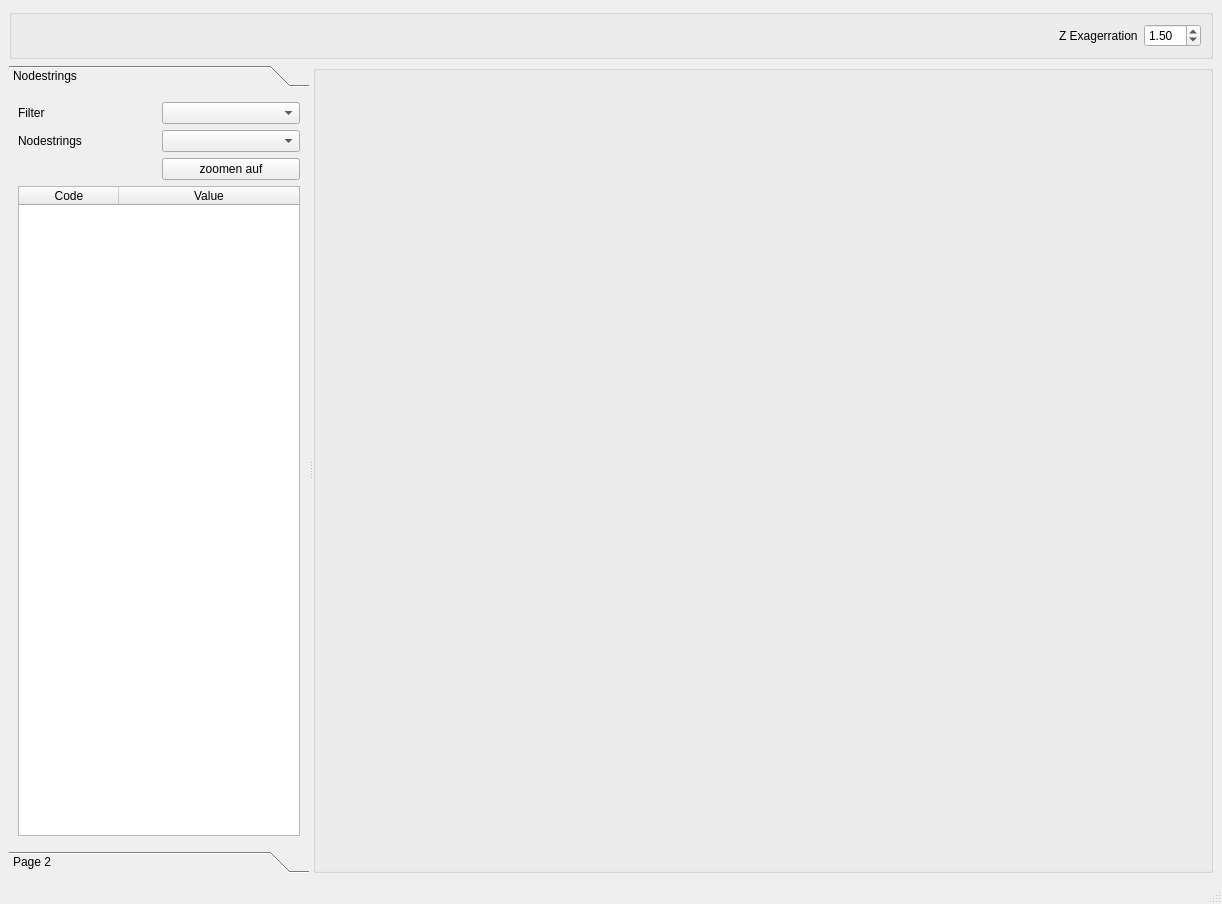
<?xml version="1.0" encoding="UTF-8"?>
<ui version="4.0">
 <class>MainWindow</class>
 <widget class="QMainWindow" name="MainWindow">
  <property name="geometry">
   <rect>
    <x>0</x>
    <y>0</y>
    <width>1163</width>
    <height>904</height>
   </rect>
  </property>
  <property name="windowTitle">
   <string>MainWindow</string>
  </property>
  <widget class="QWidget" name="centralwidget">
   <layout class="QGridLayout" name="gridLayout">
    <item row="0" column="0">
     <widget class="QGroupBox" name="groupBox_2">
      <property name="maximumSize">
       <size>
        <width>16777215</width>
        <height>50</height>
       </size>
      </property>
      <property name="title">
       <string/>
      </property>
      <property name="flat">
       <bool>true</bool>
      </property>
      <layout class="QGridLayout" name="gridLayout_3">
       <item row="0" column="1">
        <widget class="QPushButton" name="orbitView">
         <property name="text">
          <string/>
         </property>
         <property name="icon">
          <iconset>
           <normaloff>icons/WorldView.png</normaloff>icons/WorldView.png</iconset>
         </property>
         <property name="iconSize">
          <size>
           <width>25</width>
           <height>25</height>
          </size>
         </property>
         <property name="flat">
          <bool>true</bool>
         </property>
        </widget>
       </item>
       <item row="0" column="0">
        <widget class="QPushButton" name="planView">
         <property name="styleSheet">
          <string notr="true">QPushButton{
margin:0px;
border:0px;
padding:0px;
}</string>
         </property>
         <property name="text">
          <string/>
         </property>
         <property name="icon">
          <iconset>
           <normaloff>icons/PlanView.png</normaloff>icons/PlanView.png</iconset>
         </property>
         <property name="iconSize">
          <size>
           <width>25</width>
           <height>25</height>
          </size>
         </property>
         <property name="autoDefault">
          <bool>false</bool>
         </property>
         <property name="flat">
          <bool>true</bool>
         </property>
        </widget>
       </item>
       <item row="0" column="3">
        <widget class="QLabel" name="label">
         <property name="text">
          <string>Z Exagerration</string>
         </property>
        </widget>
       </item>
       <item row="0" column="2">
        <spacer name="horizontalSpacer">
         <property name="orientation">
          <enum>Qt::Horizontal</enum>
         </property>
         <property name="sizeHint" stdset="0">
          <size>
           <width>40</width>
           <height>20</height>
          </size>
         </property>
        </spacer>
       </item>
       <item row="0" column="4">
        <widget class="QDoubleSpinBox" name="zfak">
         <property name="minimum">
          <double>0.010000000000000</double>
         </property>
         <property name="value">
          <double>1.500000000000000</double>
         </property>
        </widget>
       </item>
      </layout>
     </widget>
    </item>
    <item row="1" column="0">
     <widget class="QSplitter" name="splitter">
      <property name="orientation">
       <enum>Qt::Horizontal</enum>
      </property>
      <widget class="QToolBox" name="nsBox">
       <property name="minimumSize">
        <size>
         <width>300</width>
         <height>0</height>
        </size>
       </property>
       <property name="currentIndex">
        <number>0</number>
       </property>
       <widget class="QWidget" name="page_3">
        <property name="geometry">
         <rect>
          <x>0</x>
          <y>0</y>
          <width>300</width>
          <height>756</height>
         </rect>
        </property>
        <attribute name="label">
         <string>Nodestrings</string>
        </attribute>
        <layout class="QGridLayout" name="gridLayout_4">
         <item row="1" column="1">
          <widget class="QComboBox" name="nodestrings"/>
         </item>
         <item row="0" column="0">
          <widget class="QLabel" name="label_2">
           <property name="text">
            <string>Filter</string>
           </property>
          </widget>
         </item>
         <item row="0" column="1">
          <widget class="QComboBox" name="nsFilter"/>
         </item>
         <item row="3" column="0" colspan="2">
          <widget class="QTableWidget" name="nsTable">
           <attribute name="horizontalHeaderStretchLastSection">
            <bool>true</bool>
           </attribute>
           <column>
            <property name="text">
             <string>Code</string>
            </property>
           </column>
           <column>
            <property name="text">
             <string>Value</string>
            </property>
           </column>
          </widget>
         </item>
         <item row="1" column="0">
          <widget class="QLabel" name="label_3">
           <property name="text">
            <string>Nodestrings</string>
           </property>
          </widget>
         </item>
         <item row="2" column="1">
          <widget class="QPushButton" name="nsZoom">
           <property name="text">
            <string>zoomen auf</string>
           </property>
          </widget>
         </item>
        </layout>
       </widget>
       <widget class="QWidget" name="page_4">
        <property name="geometry">
         <rect>
          <x>0</x>
          <y>0</y>
          <width>300</width>
          <height>756</height>
         </rect>
        </property>
        <attribute name="label">
         <string>Page 2</string>
        </attribute>
       </widget>
      </widget>
      <widget class="QGroupBox" name="groupBox">
       <property name="minimumSize">
        <size>
         <width>900</width>
         <height>0</height>
        </size>
       </property>
       <property name="title">
        <string/>
       </property>
       <property name="flat">
        <bool>true</bool>
       </property>
       <layout class="QGridLayout" name="gridLayout_2">
        <item row="0" column="0">
         <layout class="QGridLayout" name="gfxCanvas"/>
        </item>
       </layout>
      </widget>
     </widget>
    </item>
   </layout>
  </widget>
  <widget class="QStatusBar" name="statusbar"/>
 </widget>
 <resources/>
 <connections/>
</ui>
